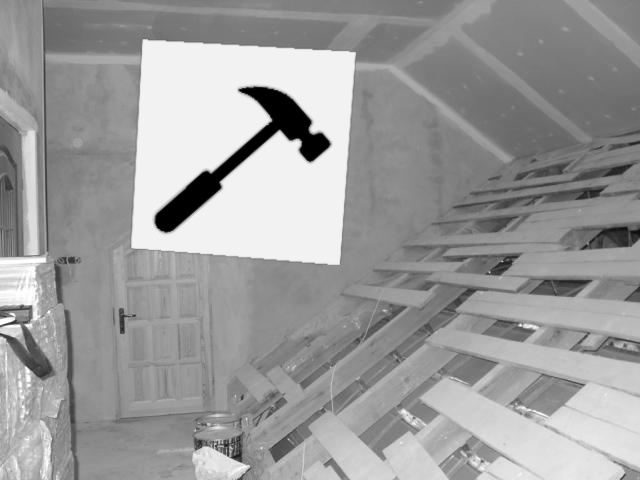
#> input picture Raspberry_Pi/pictograms/training/hammer/0004_0129_0038_0227_0227.jpg, 640 x 480 px, given in place of the camera
$ python test_edgeDetection_detectedLines.py
#> lines starting #> are read from the running program, lines starting #| are printed output that depends on the picture; after the words box and inside, x2 and y2 are one past the last pixel; in counts of white or black regions, pixels touching at a corner belong together
#!/usr/bin/env python
# coding: utf-8
import matplotlib as mpl
import matplotlib.image as mpimg
import matplotlib.pyplot as plt
import numpy as np
import cv2
from skimage.transform import hough_line, hough_line_peaks
mpl.rcParams['figure.dpi']= 400

def Cartoon(image_color):
    output_image = cv2.stylization(image_color, sigma_s=100, sigma_r=0.3)
    return output_image

def LiveCamEdgeDetection_canny(image_color):
    threshold_1 = 30
    threshold_2 = 80
    image_gray = cv2.cvtColor(image_color, cv2.COLOR_BGR2GRAY)
    canny = cv2.Canny(image_gray, threshold_1, threshold_2)
    return canny
# Main calling function to initialize webcam and apply edge detection

cap = cv2.VideoCapture(0)


while True:
    ret, frame = cap.read()
#> frame is the input picture: shape (480, 640, 3); min 0, max 255, mean 155.4
    frame2D = LiveCamEdgeDetection_canny(frame)
#> in LiveCamEdgeDetection_canny, `canny = cv2.Canny(image_gray, threshold_1, threshold_2)`:
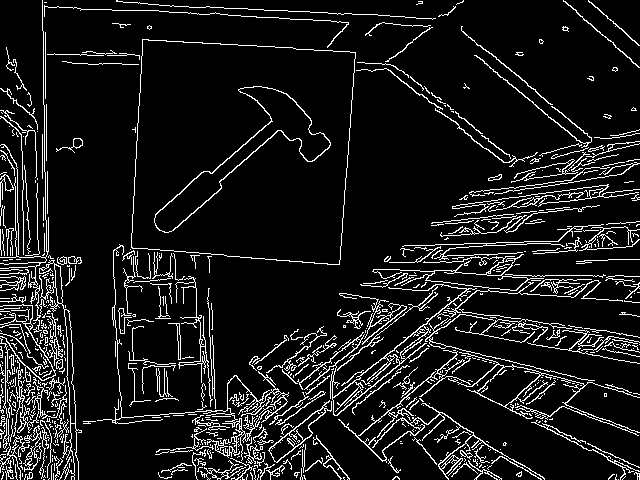
#> canny: shape (480, 640); 9.8% white in thin lines or dots
    hspace, theta, distances = hough_line(frame2D)
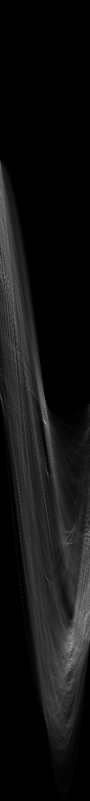
#> hspace: shape (1601, 180) uint64 (shown at 1/2 size); min 0, max 262, mean 18.9; drawn with min black and max white
#> theta = 180 values from -1.57 to 1.55; distances = 1601 values from -800 to 800
    accum, angles, dist_peaks = hough_line_peaks(hspace, theta, distances, threshold=100)
#> accum = 69 values, max 262 at index 0, min 101 at index 67, mean 138.8; angles = 69 values, max 1.54 at index 34, min -1.57 at index 47, mean -0.102; dist_peaks = 69 values, max 653 at index 54, min -470 at index 47, mean 121
    mpl.rcParams['figure.dpi']=200
    plt.imshow(frame2D)
    ax = plt.gca() #gca: get current axes
    for angle, dist in zip(angles, dist_peaks):
        y0 = (dist - 0 * np.cos(angle)) / np.sin(angle)
        y1 = (dist - frame2D.shape[1] * np.cos(angle)) / np.sin(angle)
        ax.plot((0, frame2D.shape[1]), (y0, y1), '-r')
#> this loop made 69 passes
#> (angle, dist, y0, y1) on passes 1 to 12: (0.89, 518, 666.5, 148.3), (-0.0175, 42, -2406.5, 34259), (0.908, 493, 625.6, 125.6), (-1.5, -240, 240.6, 285.3), (-1.52, -3, 3, 36.55), (0.785, 532, 752.4, 112.4), (1.48, 427, 428.6, 372.6), (-1.1, -133, 149.3, 475.4), (-1.5, -256, 256.6, 301.4), (1.4, 439, 445.8, 332.9), (-0.0175, 19, -1088.7, 35576.9), (0.0698, 357, 5117.8, -4034.6)
    ax.set_xlim((0, frame2D.shape[1]))
    ax.set_ylim((frame2D.shape[0], 0))
    ax.set_axis_off()
    ax.set_title('Detected lines')
    cv2.imshow('Live Edge Detection', LiveCamEdgeDetection_canny(frame))
    cv2.imshow('Webcam Video', frame)
    if cv2.waitKey(1) == 13: #13 Enter Key
#> (key Esc is pressed here)
        break

cap.release() # camera release
cv2.destroyAllWindows()
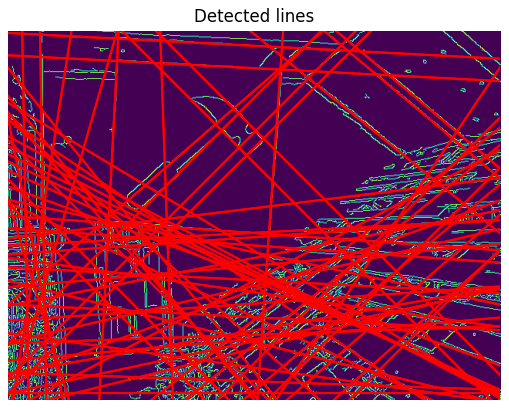
#> figure drawn by matplotlib, 1 panel

$ run again, on Raspberry_Pi/pictograms/training/hammer/0089_0322_0167_0169_0169.jpg
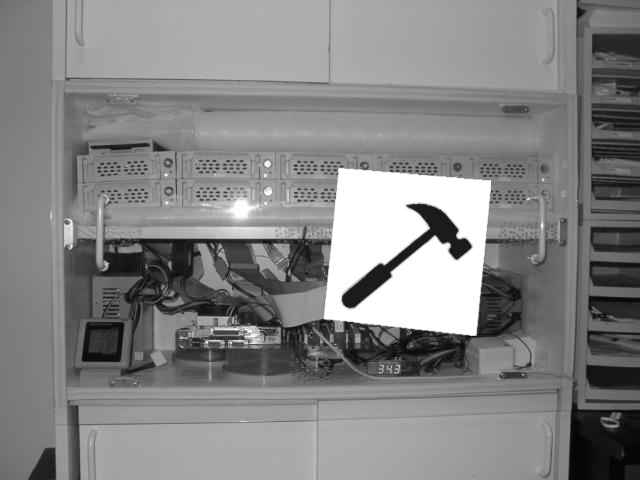
#> input picture Raspberry_Pi/pictograms/training/hammer/0089_0322_0167_0169_0169.jpg, 640 x 480 px, given in place of the camera
#> frame is the input picture: shape (480, 640, 3); min 0, max 255, mean 131.7
#> in LiveCamEdgeDetection_canny, `canny = cv2.Canny(image_gray, threshold_1, threshold_2)`:
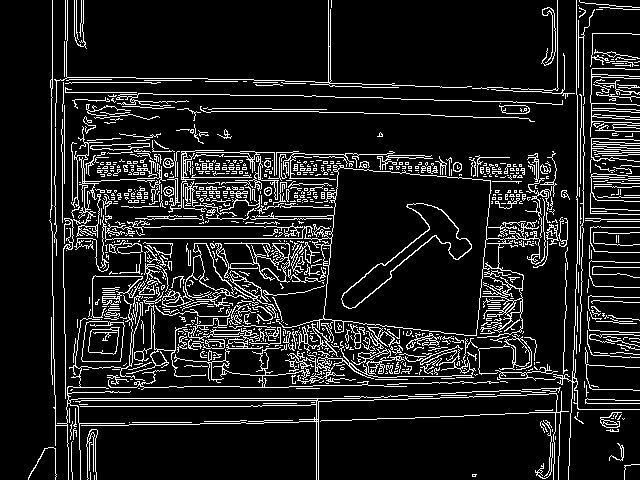
#> canny: shape (480, 640); 11.9% white in thin lines or dots
#> theta = 180 values from -1.57 to 1.55; distances = 1601 values from -800 to 800
#> accum = 100 values, max 323 at index 0, min 101 at index 99, mean 150.2; angles = 100 values, max 1.55 at index 5, min -1.57 at index 0, mean -0.112; dist_peaks = 100 values, max 629 at index 69, min -398 at index 0, mean 157.4
#> the loop `for angle, dist in zip(angles, dist_peaks):` made 100 passes
#> (angle, dist, y0, y1) on passes 1 to 8: (-1.57, -398, 398, 398), (-1.57, -238, 238, 238), (-1.54, -71, 71.04, 93.39), (0.0349, 585, 16762.4, -1564.8), (-1.55, -148, 148, 159.2), (1.55, 425, 425.1, 413.9), (-1.54, -100, 100.1, 122.4), (-1.55, -163, 163, 174.2)
#> `cv2.destroyAllWindows()`:
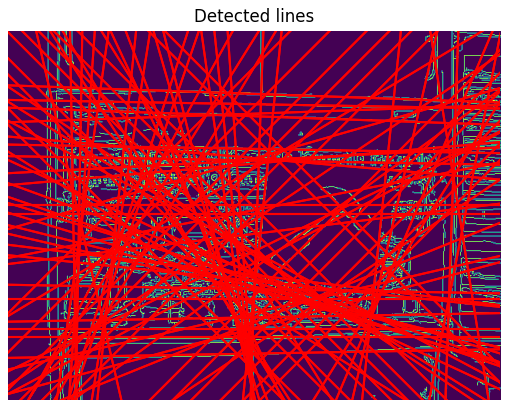
#> figure drawn by matplotlib, 1 panel

$ run again, on Raspberry_Pi/pictograms/training/hammer/0099_0171_0249_0115_0115.jpg
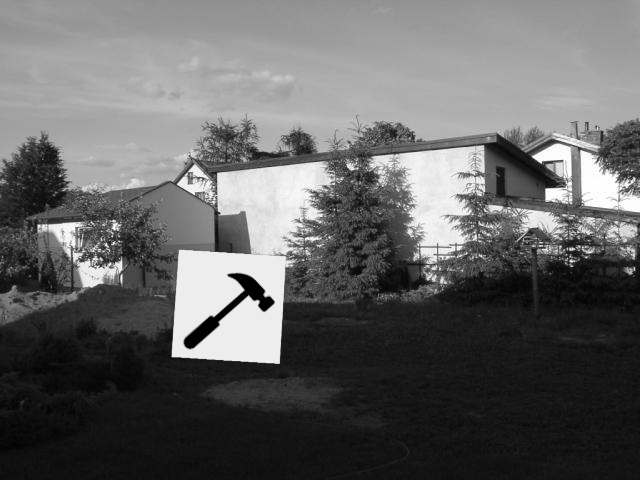
#> input picture Raspberry_Pi/pictograms/training/hammer/0099_0171_0249_0115_0115.jpg, 640 x 480 px, given in place of the camera
#> frame is the input picture: shape (480, 640, 3); min 0, max 255, mean 100
#> in LiveCamEdgeDetection_canny, `canny = cv2.Canny(image_gray, threshold_1, threshold_2)`:
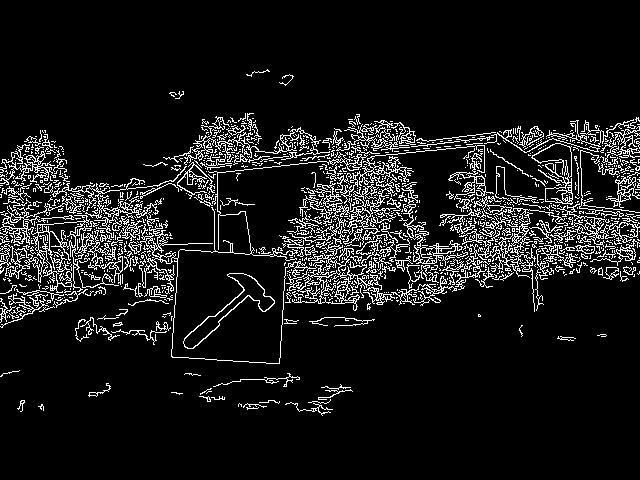
#> canny: shape (480, 640); 9.4% white in thin lines or dots, all inside (x1, y1, x2, y2) = (0, 69, 640, 416)
#> theta = 180 values from -1.57 to 1.55; distances = 1601 values from -800 to 800
#> accum = 51 values, max 310 at index 0, min 103 at index 49, mean 151; angles = 51 values, max 1.55 at index 1, min -1.57 at index 5, mean 0.0188; dist_peaks = 51 values, max 540 at index 36, min -265 at index 5, mean 173.9
#> the loop `for angle, dist in zip(angles, dist_peaks):` made 51 passes
#> (angle, dist, y0, y1) on passes 1 to 8: (1.47, 194, 195.1, 127.8), (1.55, 256, 256, 244.9), (-1.5, -236, 236.6, 281.3), (-1.48, -180, 180.7, 236.7), (-1.5, -215, 215.5, 260.3), (-1.57, -265, 265, 265), (1.48, 303, 304.2, 248.2), (1.5, 170, 170.4, 125.7)
#> `cv2.destroyAllWindows()`:
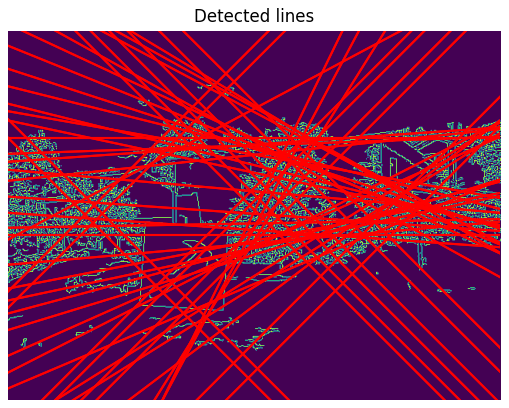
#> figure drawn by matplotlib, 1 panel

$ run again, on Raspberry_Pi/pictograms/training/hammer/0134_0323_0119_0160_0160.jpg
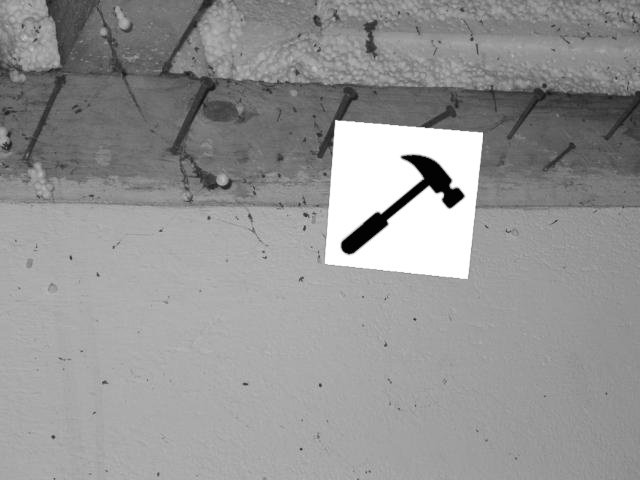
#> input picture Raspberry_Pi/pictograms/training/hammer/0134_0323_0119_0160_0160.jpg, 640 x 480 px, given in place of the camera
#> frame is the input picture: shape (480, 640, 3); min 0, max 255, mean 148.2
#> in LiveCamEdgeDetection_canny, `canny = cv2.Canny(image_gray, threshold_1, threshold_2)`:
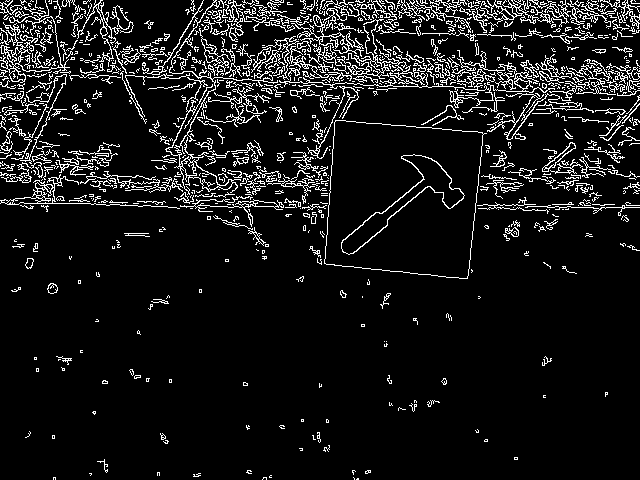
#> canny: shape (480, 640); 9.1% white in thin lines or dots
#> theta = 180 values from -1.57 to 1.55; distances = 1601 values from -800 to 800
#> accum = 52 values, max 251 at index 0, min 101 at index 50, mean 139.7; angles = 52 values, max 1.54 at index 5, min -1.57 at index 2, mean -0.0634; dist_peaks = 52 values, max 494 at index 16, min -228 at index 25, mean 152.5
#> the loop `for angle, dist in zip(angles, dist_peaks):` made 52 passes
#> (angle, dist, y0, y1) on passes 1 to 8: (-1.54, -72, 72.04, 94.39), (-1.5, -43, 43.11, 87.86), (-1.57, -17, 17, 17), (1.52, 34, 34.05, 0.506), (1.5, 113, 113.3, 68.52), (1.54, 92, 92.06, 69.71), (-1.36, 16, -16.36, 119.7), (1.29, 179, 186.2, 2.7)
#> `cv2.destroyAllWindows()`:
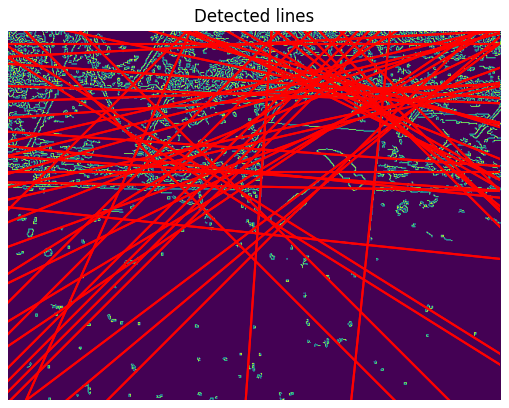
#> figure drawn by matplotlib, 1 panel
